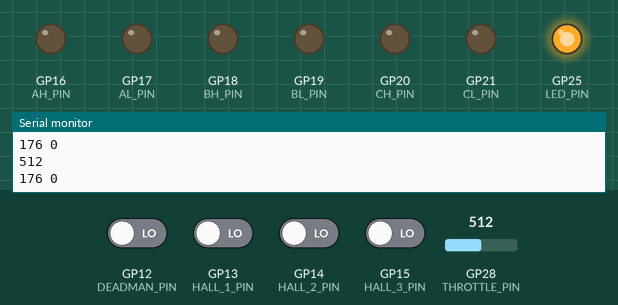
The sketch below on a simulated Raspberry Pi Pico. On the bench: output pins drawn as LEDs (lit = HIGH), the last lines printed to the serial monitor. The inputs (shaded band) are chosen by the test bench; at power-on: GP12 (DEADMAN_PIN), GP13 (HALL_1_PIN), GP14 (HALL_2_PIN), GP15 (HALL_3_PIN) LOW, GP28 (THROTTLE_PIN) = 512.

Above: at 3.2 s.
3.3 s: GP13 (HALL_1_PIN) driven HIGH
At 4.5 s:
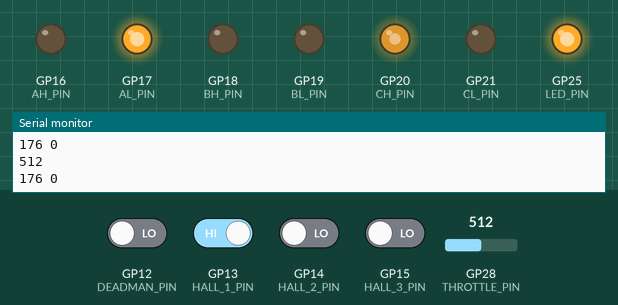
4.8 s: GP28 (THROTTLE_PIN) set to 716
At 5.8 s:
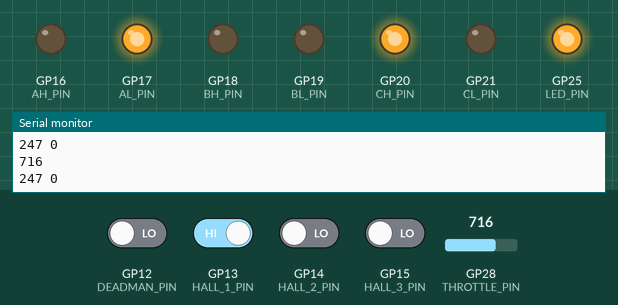
6.3 s: GP14 (HALL_2_PIN) driven HIGH
At 6.7 s:
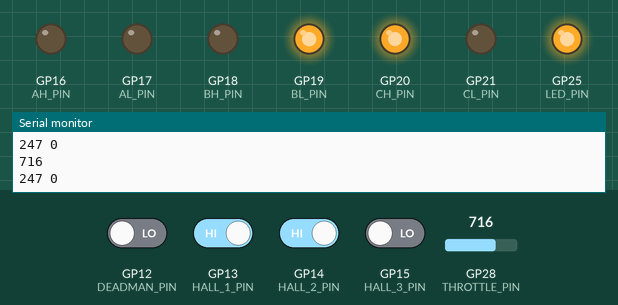
7.8 s: GP28 (THROTTLE_PIN) set to 511
At 9.0 s:
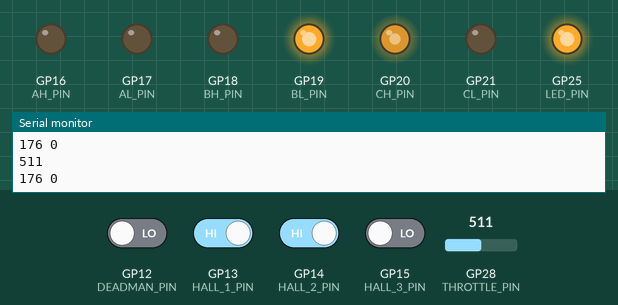
9.3 s: GP13 (HALL_1_PIN) driven LOW
At 10.2 s:
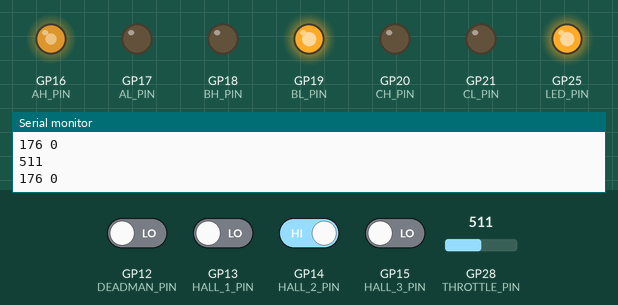
10.8 s: GP15 (HALL_3_PIN) driven HIGH
At 11.1 s:
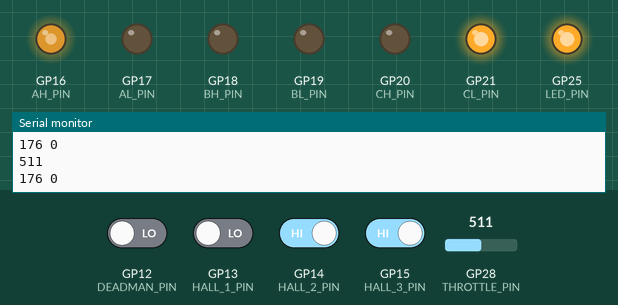
Timing chart, 0 to 13.3 s (numbered marks = the images above; inputs shaded):
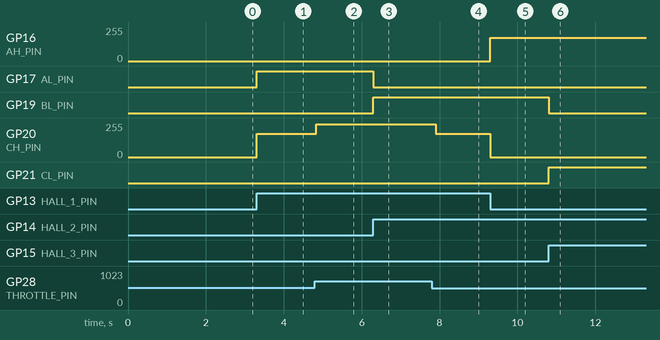

The sketch:

easy2.ino
```cpp
#include <digitalWriteFast.h>
#include "hardware/gpio.h"

#define THROTTLE_PIN 28       // Throttle pin
#define THROTTLE_LOW 4      // These LOW and HIGH values are used to scale the ADC reading. More on this below
#define THROTTLE_HIGH 741

#define HALL_1_PIN 13
#define HALL_2_PIN 14
#define HALL_3_PIN 15

#define AH_PIN 16             // Pins from the Teensy to the gate drivers. AH = A high, etc
#define AL_PIN 17
#define BH_PIN 18
#define BL_PIN 19
#define CH_PIN 20
#define CL_PIN 21

#define LED_PIN 25            // The teensy has a built-in LED on pin 13
#define DEADMAN_PIN 12

#define HALL_OVERSAMPLE 4     // Hall oversampling count. More on this in the getHalls() function

// uint8_t hallToMotor[8] = {255, 5, 1, 0, 3, 4, 2, 255}; // Sequence Koford Clockwise
uint8_t hallToMotor[8] = {255, 1, 3, 2, 5, 0, 4, 255}; //Sequence Mitsuba Clockwise

void setup() {                // The setup function is called ONCE on boot-up
  Serial.begin(115200);

  pinMode(LED_PIN, OUTPUT);
  digitalWrite(LED_PIN, HIGH);

  pinMode(AH_PIN, OUTPUT);    // Set all PWM pins as output
  pinMode(AL_PIN, OUTPUT);
  pinMode(BH_PIN, OUTPUT);
  pinMode(BL_PIN, OUTPUT);
  pinMode(CH_PIN, OUTPUT);
  pinMode(CL_PIN, OUTPUT);

  analogWriteFreq(24000); // Set the PWM frequency. Since all pins are on the same timer, this sets PWM freq for all

  pinMode(HALL_1_PIN, INPUT);         // Set the hall pins as input
  pinMode(HALL_2_PIN, INPUT);
  pinMode(HALL_3_PIN, INPUT);

  pinMode(THROTTLE_PIN, INPUT);
  pinMode(DEADMAN_PIN, INPUT);  // Set deadman button pin as input
  delay(2000);

  //identifyHalls();                  // Uncomment this if you want the controller to auto-identify the hall states at startup!
}


void loop() {                         // The loop function is called repeatedly, once setup() is done

 //uint8_t throttle = 4;  // For testing purposes only
  //Serial.println(analogRead(26));
uint8_t throttle = readThrottle();
  // Check if deadman button is pressed (button open = HIGH, button closed = LOW)
 // if (digitalRead(DEADMAN_PIN) == HIGH) {
    //uint8_t throttle = readThrottle();  // readThrottle() is slow. So do the more important things 200 times more often
   Serial.print(throttle);
   Serial.print(" ");
    Serial.println(digitalRead(DEADMAN_PIN));

    for(uint8_t i = 0; i < 200; i++) {
      uint8_t hall = getHalls();              // Read from the hall sensors
      uint8_t motorState = hallToMotor[hall]; // Convert from hall values (from 1 to 6) to motor state values (from 0 to 5) in the correct order. This line is magic
      //Serial.println(motorState);
      writePWM(motorState, throttle);         // Actually command the transistors to switch into specified sequence and PWM value
    }
 // }

 // else {
    // If deadman button is not pressed, stop the motor by setting PWM to zero
   // writePWM(255, 0);
  //}
 // Serial.println(digitalRead(DEADMAN_PIN));

  // Hall sensor reading (for testing purposes only)
  //  Serial.print(digitalRead(13));
  //  Serial.print(digitalRead(14));
  //  Serial.println(digitalRead(15));
}


/* Magic function to do hall auto-identification. Moves the motor to all 6 states, then reads the hall values from each one
 *
 * Note, that in order to get a clean hall reading, we actually need to commutate to half-states. So instead of going to state 3, for example
 * we commutate to state 3.5, by rapidly switching between states 3 and 4. After waiting for a while (half a second), we read the hall value.
 * Finally, print it
 */


/* This function takes a motorState (from 0 to 5) as an input, and decides which transistors to turn on
 * dutyCycle is from 0-255, and sets the PWM value.
 *
 * Note if dutyCycle is zero, or if there's an invalid motorState, then it turns all transistors off
 */
void writePWM(uint8_t motorState, uint8_t dutyCycle)
{
  if(dutyCycle == 0)                          // If zero throttle, turn all off
    motorState = 255;

  if(motorState == 0)                         // LOW A, HIGH B
      writePhases(0, dutyCycle, 0, 1, 0, 0);
  else if(motorState == 1)                    // LOW A, HIGH C
      writePhases(0, 0, dutyCycle, 1, 0, 0);
  else if(motorState == 2)                    // LOW B, HIGH C
      writePhases(0, 0, dutyCycle, 0, 1, 0);
  else if(motorState == 3)                    // LOW B, HIGH A
      writePhases(dutyCycle, 0, 0, 0, 1, 0);
  else if(motorState == 4)                    // LOW C, HIGH A
      writePhases(dutyCycle, 0, 0, 0, 0, 1);
  else if(motorState == 5)                    // LOW C, HIGH B
      writePhases(0, dutyCycle, 0, 0, 0, 1);
  else                                        // All off
      writePhases(0, 0, 0, 0, 0, 0);
}


/* Helper function to actually write values to transistors. For the low sides, takes a 0 or 1 for on/off
 * For high sides, takes 0-255 for PWM value
 */
void writePhases(uint8_t ah, uint8_t bh, uint8_t ch, uint8_t al, uint8_t bl, uint8_t cl)
{
  analogWrite(AH_PIN, ah);
  analogWrite(BH_PIN, bh);
  analogWrite(CH_PIN, ch);
  digitalWriteFast(AL_PIN, al);
  digitalWriteFast(BL_PIN, bl);
  digitalWriteFast(CL_PIN, cl);
}


/* Read hall sensors WITH oversamping. This is required, as the hall sensor readings are often noisy.
 * This function reads the sensors multiple times (defined by HALL_OVERSAMPLE) and only sets the output
 * to a 1 if a majority of the readings are 1. This really helps reject noise. If the motor starts "cogging" or "skipping"
 * at low speed and high torque, try increasing the HALL_OVERSAMPLE value
 *
 * Outputs a number, with the last 3 binary digits corresponding to hall readings. Thus 0 to 7, or 1 to 6 in normal operation
 */
uint8_t getHalls()
{
  uint8_t hallCounts[] = {0, 0, 0};
  for(uint8_t i = 0; i < HALL_OVERSAMPLE; i++) // Read all the hall pins repeatedly, tally results
  {
    hallCounts[0] += gpio_get(HALL_1_PIN);
    hallCounts[1] += gpio_get(HALL_2_PIN);
    hallCounts[2] += gpio_get(HALL_3_PIN);

  }

  uint8_t hall = 0;

  if (hallCounts[0] >= HALL_OVERSAMPLE / 2)     // If votes >= threshold, call that a 1
    hall |= (1<<0);                             // Store a 1 in the 0th bit
  if (hallCounts[1] >= HALL_OVERSAMPLE / 2)
    hall |= (1<<1);                             // Store a 1 in the 1st bit
  if (hallCounts[2] >= HALL_OVERSAMPLE / 2)
    hall |= (1<<2);                             // Store a 1 in the 2nd bit

  return hall & 0x7;                            // Just to make sure we didn't do anything stupid, set the maximum output value to 7
}


/* Read the throttle value from the ADC. Because our ADC can read from 0v-3.3v, but the throttle doesn't output over this whole range,
 * scale the throttle reading to take up the full range of 0-255
 */
uint8_t readThrottle()
{
  int32_t adc = analogRead(THROTTLE_PIN); // Note, analogRead can be slow!
  //int32_t adcI = analogRead(26); // Note, analogRead can be slow!

 Serial.println(adc);

  adc = (adc - THROTTLE_LOW) << 8;
  adc = adc / (THROTTLE_HIGH - THROTTLE_LOW);


  if (adc > 255) // Bound the output between 0 and 255
    return 255;

  if (adc < 0)
    return 0;

  return adc;
}
```

Measured:
- after the input at 3.3 s, GP17 (AL_PIN): LOW → HIGH at once; GP20 (CH_PIN): 0/255 → 176/255 at once
- after the input at 4.8 s, GP20 (CH_PIN): 176/255 → 247/255 at once
- after the input at 6.3 s, GP17 (AL_PIN): HIGH → LOW at once; GP19 (BL_PIN): LOW → HIGH at once
- after the input at 7.8 s, GP20 (CH_PIN): 247/255 → 176/255 after 0.10 s
- after the input at 9.3 s, GP16 (AH_PIN): 0/255 → 176/255 at once; GP20 (CH_PIN): 176/255 → 0/255 at once
- after the input at 10.8 s, GP19 (BL_PIN): HIGH → LOW at once; GP21 (CL_PIN): LOW → HIGH at once
